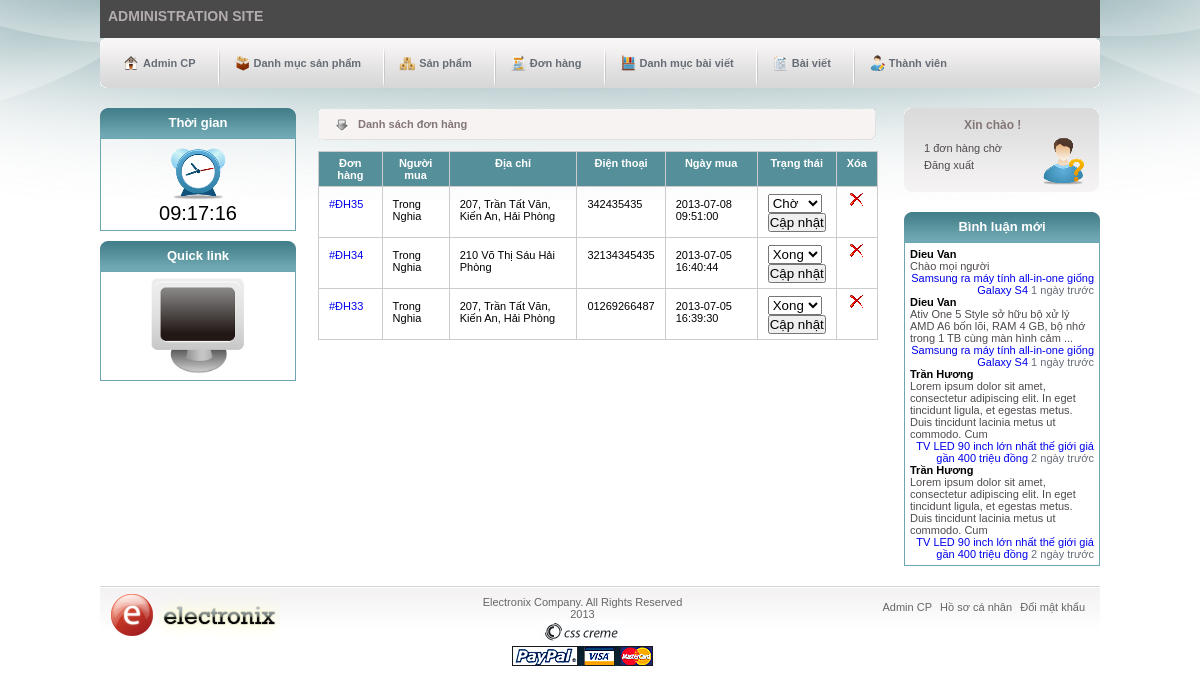
The page /admin/order.php (signed in) on the database as committed earlier.
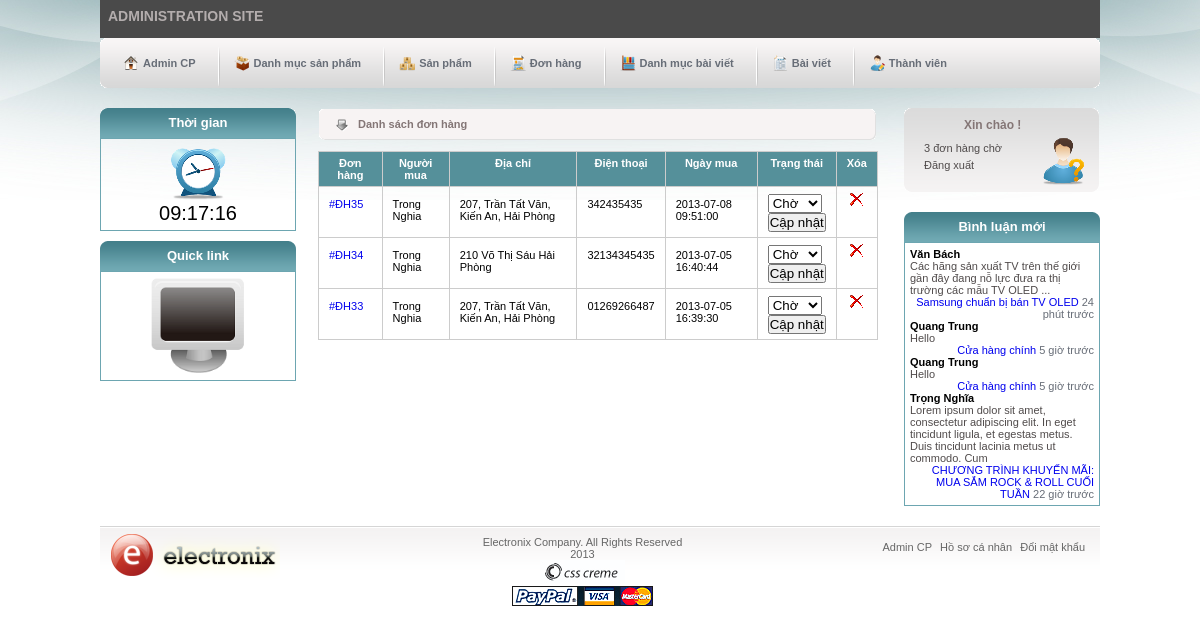
The same page on the database as committed later.
### tables this page shows
CREATE TABLE IF NOT EXISTS `orders` (
  `order_id` int(11) NOT NULL AUTO_INCREMENT,
  `user_id` int(11) NOT NULL,
  `address` varchar(200) NOT NULL,
  `phone` varchar(12) NOT NULL,
  `buy_date` datetime NOT NULL,
  `status` tinyint(4) NOT NULL,
  PRIMARY KEY (`order_id`),
  KEY `user_id` (`user_id`)
);

### inc/functions.php (called while the page is built, shortened)
<?php
    function the_excerpt($text, $string = 400) {
        $sanitized = strip_tags($text);
        if(strlen($sanitized) > $string) {
            $cutString = substr($sanitized,0,$string);
            $words = substr($sanitized, 0, strrpos($cutString, ' '));
            return $words;
        } else {
            return $sanitized;
        }
    }
	function show_time($time) {
	    $s = strtotime("now") - strtotime($time);
	    if ($s <= 60) {
	        return 'Khoảng 1 phút trước';
	    } else {
	        $t = intval($s / 60);
	        if ($t >= 60) {
	            $t = intval($t / 60);
	            if ($t >= 24) {
	                $t = intval($t / 24);
	                if ($t >= 30) {
	                    $t = intval($t / 30);
	                    if ($t >= 12) {
	                        $t = intval($t / 12);
	                        return $t . ' năm trước';
	                    } else {
	                        return $t . ' tháng trước';
	                    }
	                } else {
	                    return $t . ' ngày trước';
	                }
	            } else {
	                return $t . ' giờ trước';
	            }
	        } else {
	            return $t . ' phút trước';
	        }
	    }
	}

### admin/order.php (the view, shortened to what this page needs)
<?php
    include('inc/header.php');
	require_once('../inc/functions.php');
	require_once('../inc/mysqli_connect.php');
	include('inc/first-sidebar.php');
?>
<div id="main-content">
	<div class="title-content">
		<p>Danh sách đơn hàng</p>
	</div>
	<table>
    	<thead>
    		<tr>
    			<th><a href="order.php?sort=order">Đơn hàng</a></th>
                <th><a href="order.php?sort=name">Người mua</a></th>
    			<th>Địa chỉ</th>
    			<th>Điện thoại</th>
                <th><a href="order.php?sort=date">Ngày mua</a></th>
                <th><a href="order.php?sort=status">Trạng thái</a></th>
                <th>Xóa</th>
    		</tr>
    	</thead>
    	<tbody>
		<?php
    		if (isset($_GET['sort'])) {
    			switch ($_GET['sort']) {
    				case 'order':
    					$order_by = 'order_id';
    					break;
                    case 'name':
                        $order_by = 'name';
                        break;
    				case 'date':
    					$order_by = 'buy_date';
    					break;
    				case 'status':
    					$order_by = 'status';
    					break;
    				default:
    					$order_by = 'order_id';
    					break;
    			}
    		} else {
    			$order_by = 'order_id';
    		}
    		$q = "SELECT o.order_id, o.address, o.phone, o.buy_date, o.status, CONCAT_WS(' ', u.first_name, u.last_name) AS name ";
    		$q .= " FROM orders AS o ";
    		$q .= " JOIN users AS u USING(user_id) ";
    		$q .= " ORDER BY {$order_by} DESC ";
    		$r = mysqli_query($dbc, $q);
    		while ($orders = mysqli_fetch_array($r, MYSQLI_ASSOC)) :
    	?>
            <tr>
                <td><a href="details.php?oid=<?php echo $orders['order_id']; ?>" data-tooltip="Chi tiết đơn hàng <?php echo "#ĐH".$orders['order_id']; ?>" class="tool"><?php echo "#ĐH".$orders['order_id']; ?></a></td>
                <td><?php echo $orders['name']; ?></td>
                <td><?php echo $orders['address']; ?></td>
                <td><?php echo $orders['phone']; ?></td>
                <td><?php echo $orders['buy_date']; ?></td>
                <td>
                    <form action="order.php?oid=<?php echo $orders['order_id']; ?>" method="post">
                        <select name="status">
                        <?php
                            $roles = array(1 => 'Chờ', 2 => 'Xong');
                            foreach ($roles as $key => $role) {
                                echo "<option value='{$key}'";
                                    if($key == $orders['status']) {echo "selected='selected'";}
                                echo ">".$role."</option>";
                            }
                        ?>
                        </select>
                        <p><input type="submit" name="submit" value="Cập nhật" id="cn" /></p>
                    </form>
                </td>
                <td class='delete'><a href="order.php?doid=<?php echo $orders['order_id']; ?>"><img src="../images/b_drop.png" alt="drop"></a></td>
            </tr>
        <?php endwhile; ?>
    	</tbody>
    </table>
</div>
<?php
	include('inc/second-sidebar.php');
	include('inc/footer.php');
?>

### admin/inc/header.php (shortened to what this page needs)
<?php
	require_once('../inc/functions.php');
?>
<!DOCTYPE html>
<html>
<head>
	<link rel="stylesheet" type="text/css" href="../css/style.css" />
</head>
<body class="admin" onload="showTimeSec();">
	<div id="wrapper">
		<div id="top">
			<p><a href="index.php">Administration Site</a></p>
		</div>
		<div id="nav-menu" class="group">
			<img src="../images/menu_left.gif" alt="left-menu" />
			<ul>
				<li><a href="index.php" id="nav-home">Admin CP</a></li>
				<li><img src="../images/menu_divider.gif" alt="menu-divider" /></li>
				<li><a href="p-categories.php" id="nav-pro-cat">Danh mục sản phẩm</a></li>
				<li><img src="../images/menu_divider.gif" alt="menu-divider" /></li>
				<li><a href="products.php" id="nav-a-pro">Sản phẩm</a></li>
				<li><img src="../images/menu_divider.gif" alt="menu-divider" /></li>
				<li><a href="order.php" id="nav-ord">Đơn hàng</a></li>
				<li><img src="../images/menu_divider.gif" alt="menu-divider" /></li>
				<li><a href="n-categories.php" id="nav-new-cat">Danh mục bài viết</a></li>
				<li><img src="../images/menu_divider.gif" alt="menu-divider" /></li>
				<li><a href="news.php" id="nav-new">Bài viết</a></li>
				<li><img src="../images/menu_divider.gif" alt="menu-divider" /></li>
				<li><a href="users.php" id="nav-user">Thành viên</a></li>
			</ul>
			<img src="../images/menu_right.gif" alt="right-menu" />
		</div>

### admin/inc/first-sidebar.php
<div id="content">
	<div id="first-sidebar">
		<div class="typical">
			<h3>Thời gian</h3>
			<div class="box">
				<img src="../images/alarm.png" alt="alarm">
				<span id="tm"></span>
			</div>
		</div>
		<div class="typical">
			<h3>Quick link</h3>
			<div class="box">
				<a href="<?php echo BASE_URL."index.php" ?>" target="bank"><img src="../images/quick_link.png" alt="quick link"></a>
			</div>
		</div>
	</div>

### admin/inc/second-sidebar.php (shortened to what this page needs)
	<?php
		$q = "SELECT COUNT(order_id) FROM orders WHERE status = 1";
		$r = mysqli_query($dbc,$q); confirm_query($r, $q);
		if (mysqli_num_rows($r) > 0) {
			list($record) = mysqli_fetch_array($r, MYSQLI_NUM);
			$msg = $record." đơn hàng chờ";
		} else {
			$msg = "0 đơn hàng chờ";
		}
	?>
	<div id="second-sidebar">
		<div id="shopping-cart" class="group">
			<h2><a href="../edit-profile.php">Xin chào <?php echo $_SESSION['last_name'];?>!</a></h2>
			<div id="cart-details">
				<a href="order.php" id="red"><?php echo $msg;?></a>
				<a href='logout.php'>Đăng xuất</a>
			</div>
			<a href="../edit-profile.php" data-tooltip="<?php echo $_SESSION['last_name'];?>" class="tool"><img src="../images/a_avatar.png" alt="Admin" /></a>
		</div>
		<div class='typical'>
			<h3>Bình luận mới</h3>
			<div class="box" id="boxnews">
			<?php
			$q = "SELECT p.page_name, c.page_id, c.author, c.comment, c.comment_date FROM comments AS c JOIN pages AS p USING(page_id) ORDER BY comment_date DESC LIMIT 4";
			$r = mysqli_query($dbc, $q);
				if (mysqli_num_rows($r) > 0) {
					while ($coms = mysqli_fetch_array($r, MYSQLI_ASSOC)) {
						if (strlen(strip_tags($coms['comment'])) > 400) {
							$comment = the_excerpt($coms['comment'], 150)." ...";
						} else {
							$comment = strip_tags($coms['comment']);
						}
						echo "
							<div>
								<h4 class='newstitle'><strong>{$coms['author']}</strong></h4>
								<p>".$comment."</p>
								<p class='date'><a href='../single.php?pnid={$coms['page_id']}'>{$coms['page_name']}</a>   ".show_time($coms['comment_date'])."</p>
							</div>
						";
					}
				}
			?>
			</div>
		</div>
	</div>
</div>

### admin/inc/footer.php
		<div id="footer" class="group">
			<div id="left-footer">
				<a href="../index.php">Electronix</a>
			</div>
			<div id="center-footer">
				<p>Electronix Company. All Rights Reserved 2013</p>
				<a href="#"><img src="../images/csscreme.jpg" alt=""></a><br />
				<a href="#"><img src="../images/payment.gif" alt=""></a>
			</div>
			<div id="right-footer">
				<ul>
					<li><a href='index.php'>Admin CP</a></li><li>
					<a href='../edit-profile.php'>Hồ sơ cá nhân</a></li>
					<li><a href='../change-pass.php'>Đổi mật khẩu</a></li>
				</ul>
			</div>
		</div>
	</div>
</body>
</html>

Rows that differ between the two databases and show on the page:
changed orders "210 Võ Thị Sáu Hải Phòng": status "Xong" → "Chờ"
changed orders id 33: status "Xong" → "Chờ"
Other text that changed with them:
$msg: "1 đơn hàng chờ" → "3 đơn hàng chờ"
new list line: "Văn Bách Các hãng sản xuất TV trên thế giới gần đây đang nỗ lực đưa ra thị trường các mẫu TV OLED ... Samsung chuẩn bị bán TV OLED 24 phút trước"
new list line: "Quang Trung Hello Cửa hàng chính 5 giờ trước"
new list line: "Trọng Nghĩa Lorem ipsum dolor sit amet, consectetur adipiscing elit. In eget tincidunt ligula, et egestas metus. Duis tincidunt lacinia metus ut commodo. Cum CHƯƠNG TRÌNH KHUYẾN MÃI: MUA SẮM ROCK & ROLL CUỐI TUẦN 22 giờ trước"
list line gone: "Dieu Van Chào mọi người Samsung ra máy tính all-in-one giống Galaxy S4 1 ngày trước"
list line gone: "Dieu Van Ativ One 5 Style sở hữu bộ xử lý AMD A6 bốn lõi, RAM 4 GB, bộ nhớ trong 1 TB cùng màn hình cảm ... Samsung ra máy tính all-in-one giống Galaxy S4 1 ngày trước"
list line gone: "Trần Hương Lorem ipsum dolor sit amet, consectetur adipiscing elit. In eget tincidunt ligula, et egestas metus. Duis tincidunt lacinia metus ut commodo. Cum TV LED 90 inch lớn nhất thế giới giá gần 400 triệu đồng 2 ngày trước"
